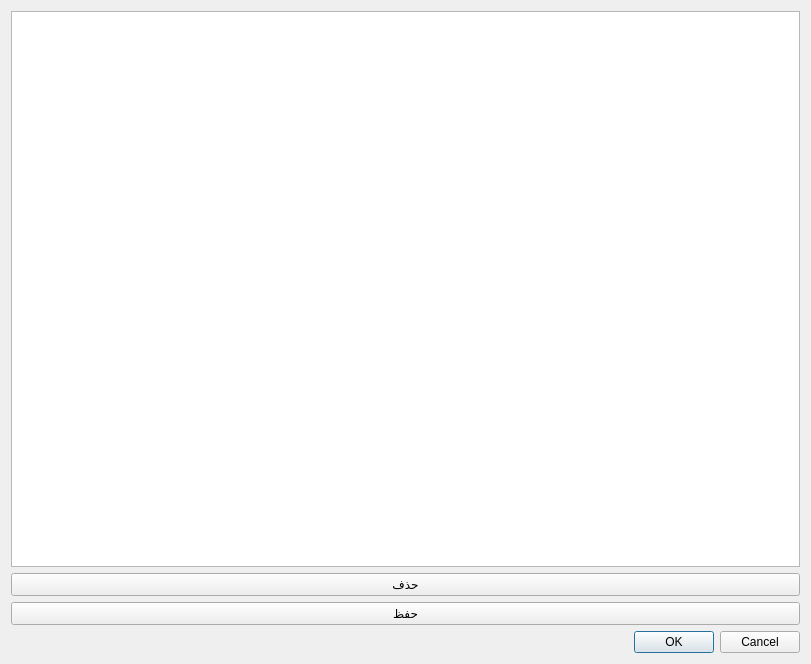
<?xml version="1.0" encoding="UTF-8"?>
<ui version="4.0">
 <class>Dialog</class>
 <widget class="QDialog" name="Dialog">
  <property name="geometry">
   <rect>
    <x>0</x>
    <y>0</y>
    <width>811</width>
    <height>664</height>
   </rect>
  </property>
  <property name="windowTitle">
   <string>Dialog</string>
  </property>
  <layout class="QGridLayout" name="gridLayout">
   <item row="1" column="0">
    <widget class="QPushButton" name="pushButton">
     <property name="text">
      <string>حذف</string>
     </property>
    </widget>
   </item>
   <item row="0" column="0">
    <widget class="QTableWidget" name="tableWidget"/>
   </item>
   <item row="4" column="0">
    <widget class="QDialogButtonBox" name="buttonBox">
     <property name="orientation">
      <enum>Qt::Horizontal</enum>
     </property>
     <property name="standardButtons">
      <set>QDialogButtonBox::Cancel|QDialogButtonBox::Ok</set>
     </property>
    </widget>
   </item>
   <item row="2" column="0">
    <widget class="QPushButton" name="pushButton_2">
     <property name="text">
      <string>حفظ</string>
     </property>
    </widget>
   </item>
  </layout>
 </widget>
 <resources/>
 <connections>
  <connection>
   <sender>buttonBox</sender>
   <signal>accepted()</signal>
   <receiver>Dialog</receiver>
   <slot>accept()</slot>
   <hints>
    <hint type="sourcelabel">
     <x>248</x>
     <y>254</y>
    </hint>
    <hint type="destinationlabel">
     <x>157</x>
     <y>274</y>
    </hint>
   </hints>
  </connection>
  <connection>
   <sender>buttonBox</sender>
   <signal>rejected()</signal>
   <receiver>Dialog</receiver>
   <slot>reject()</slot>
   <hints>
    <hint type="sourcelabel">
     <x>316</x>
     <y>260</y>
    </hint>
    <hint type="destinationlabel">
     <x>286</x>
     <y>274</y>
    </hint>
   </hints>
  </connection>
 </connections>
</ui>
